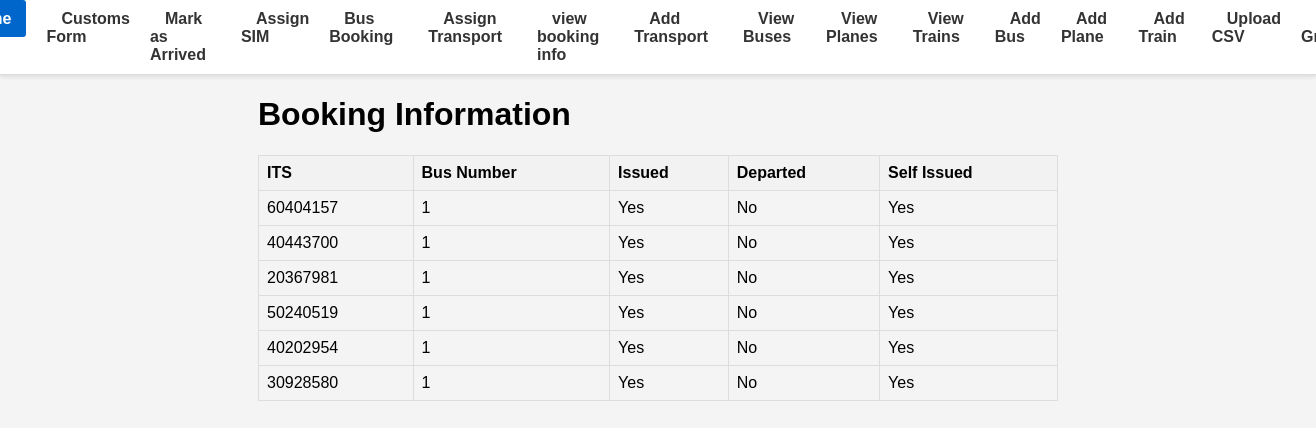
Screenshot of /view-booking-info/ with the database file from the repository.
### database.py (models this page shows, shortened)
class BookingInfo(Base):
    __tablename__ = "booking_info"
    Mode = Column(Integer, primary_key=True, index=True)
    ITS = Column(Integer, ForeignKey('master.ITS'), primary_key=True, index=True)
    Issued = Column(Boolean)
    Departed = Column(Boolean)
    Self_Issued = Column(Boolean)
    seat_number = Column(Integer)  # Add seat number column
    bus_number = Column(Integer)  # Add bus number column

### main.py (the view)
@app.get("/view-booking-info/", response_class=HTMLResponse)
async def view_booking_info(request: Request, db: Session = Depends(get_db)):
    booking_info = db.query(BookingInfo).all()
    return templates.TemplateResponse("view_booking_info.html", {"request": request, "booking_info": booking_info})

### templates/view_booking_info.html
{% extends "base.html" %}
{% block content %}
<h1>Booking Information</h1>
<table>
    <thead>
        <tr>
            <th>ITS</th>
            <th>Bus Number</th>
            <th>Issued</th>
            <th>Departed</th>
            <th>Self Issued</th>
        </tr>
    </thead>
    <tbody>
        {% for booking in booking_info %}
        <tr>
            <td>{{ booking.ITS }}</td>
            <td>{{ booking.Mode }}</td>
            <td>{{ "Yes" if booking.Issued else "No" }}</td>
            <td>{{ "Yes" if booking.Departed else "No" }}</td>
            <td>{{ "Yes" if booking.Self_Issued else "No" }}</td>
        </tr>
        {% endfor %}
    </tbody>
</table>
{% endblock %}

### static/styles.css (style rules this page uses)
body { font-family: Arial, sans-serif; margin: 0; padding: 0; background-color: #f4f4f4; }
table { width: 100%; border-collapse: collapse; margin-bottom: 20px; }
table, th, td { border: 1px solid #ddd; }
th, td { padding: 8px; text-align: left; }
th { background-color: #f2f2f2; }

### rows the page displays
BookingInfo: ITS "60404157", Mode "1", Issued "Yes", Departed "No", Self_Issued "Yes"
BookingInfo: ITS "40443700", Mode "1", Issued "Yes", Departed "No", Self_Issued "Yes"
BookingInfo: ITS "20367981", Mode "1", Issued "Yes", Departed "No", Self_Issued "Yes"
BookingInfo: ITS "50240519", Mode "1", Issued "Yes", Departed "No", Self_Issued "Yes"
BookingInfo: ITS "40202954", Mode "1", Issued "Yes", Departed "No", Self_Issued "Yes"
BookingInfo: ITS "30928580", Mode "1", Issued "Yes", Departed "No", Self_Issued "Yes"
